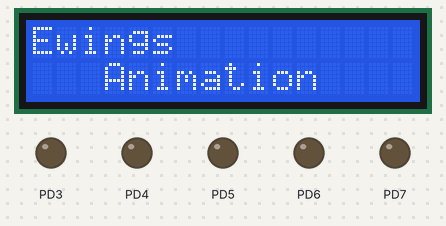
Recording of a program running on a simulated ATmega32, built with avr-gcc and emulated at 1 MHz. On the bench: 16×2 character LCD, output pins drawn as LEDs (lit = HIGH). Wiring (inferred from the names in the program): character LCD (HD44780): RS PD0; R/W PD1; E PD2; data PC0, PC1, PC2, PC3, PC4, PC5, PC6, PC7. Pins used as bus, display or sensor lines are not drawn.

Above: at 0.1 s.
At 5.11 s:
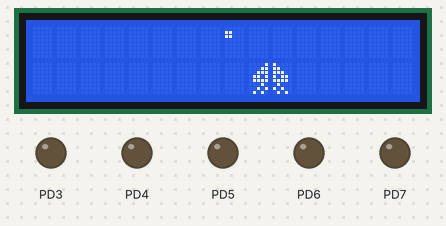
At 10.03 s:
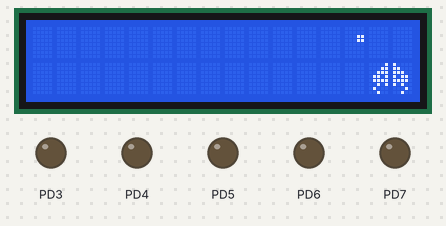
At 19.88 s:
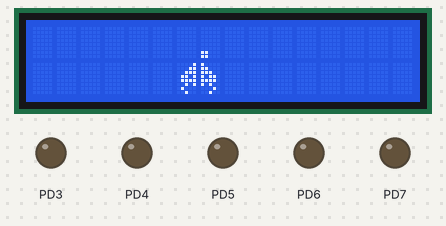
At 30.81 s:
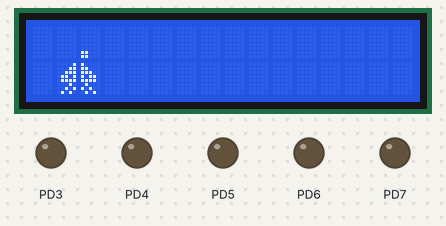
At 39.8 s:
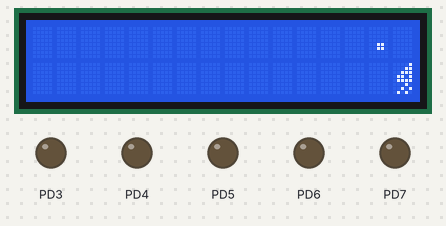

The program:

PACMAN.c
```c
/*
 * PacMan.c
 *
 * Created: 10-04-2026 19:20:44
 * Author : heermehta
 */
/*
   LCD16x2 8 bit ATmega16 interface
   http://www.electronicwings.com
*/

#define F_CPU 1000000UL		/* Define CPU Frequency e.g. here its 8MHz */
#include <avr/io.h>		/* Include AVR std. library file */
#include <util/delay.h>		/* Include inbuilt defined Delay header file */

#define LCD_Data_Dir DDRC	/* Define LCD data port direction */
#define LCD_Command_Dir DDRD	/* Define LCD command port direction register */
#define LCD_Data_Port PORTC	/* Define LCD data port */
#define LCD_Command_Port PORTD	/* Define LCD data port */
void lcd_built(void);
#define RS PD0			/* Define Register Select signal pin */
#define RW PD1			/* Define Read/Write signal pin */
#define EN PD2			/* Define Enable signal pin */

unsigned char addr;
unsigned char i;
void LCD_Command(unsigned char cmnd)
{
	LCD_Data_Port= cmnd;
	LCD_Command_Port &= ~(1<<RS);	/* RS=0 command reg. */
	LCD_Command_Port &= ~(1<<RW);	/* RW=0 Write operation */
	LCD_Command_Port |= (1<<EN);	/* Enable pulse */
	_delay_us(1);
	LCD_Command_Port &= ~(1<<EN);
	_delay_ms(2);
}

void LCD_Char (unsigned char char_data)  /* LCD data write function */
{
	LCD_Data_Port= char_data;
	LCD_Command_Port |= (1<<RS);	/* RS=1 Data reg. */
	LCD_Command_Port &= ~(1<<RW);	/* RW=0 write operation */
	LCD_Command_Port |= (1<<EN);	/* Enable Pulse */
	_delay_us(1);
	LCD_Command_Port &= ~(1<<EN);
	_delay_ms(2);			/* Data write delay */
}

void LCD_Init (void)			/* LCD Initialize function */
{
	LCD_Command_Dir = 0xFF;		/* Make LCD command port direction as o/p */
	LCD_Data_Dir = 0xFF;		/* Make LCD data port direction as o/p */
	_delay_ms(20);			/* LCD Power ON delay always >15ms */

	LCD_Command (0x38);		/* Initialization of 16X2 LCD in 8bit mode */
	LCD_Command (0x0C);		/* Display ON Cursor OFF */
	LCD_Command (0x06);		/* Auto Increment cursor */
	LCD_Command (0x01);		/* clear display */
	_delay_ms(2);			/* Clear display command delay> 1.63 ms */
	LCD_Command (0x80);		/* Cursor at home position */
}


void LCD_String (char *str)		/* Send string to LCD function */
{
	int i;
	for(i=0;str[i]!=0;i++)		/* Send each char of string till the NULL */
	{
		LCD_Char (str[i]);
	}
}

void LCD_String_xy (char row, char pos, char *str)  /* Send string to LCD with xy position */
{
	if (row == 0 && pos<16)
	LCD_Command((pos & 0x0F)|0x80);	/* Command of first row and required position<16 */
	else if (row == 1 && pos<16)
	LCD_Command((pos & 0x0F)|0xC0);	/* Command of first row and required position<16 */
	LCD_String(str);		/* Call LCD string function */
}

void LCD_Clear()
{
	LCD_Command (0x01);		/* clear display */
	LCD_Command (0x80);		/* cursor at home position */
}

void LCD_Custom_Char (unsigned char loc, unsigned char *msg)
{
	unsigned char j;
	if(loc<8)
	{
		LCD_Command (0x40 + (loc*8));  /* Command 0x40 and onwards forces the device to point CGRAM address */
		for(j=0;j<8;j++)	/* Write 8 byte for generation of 1 character */
		LCD_Char(msg[j]);
	}
}


void show_set1()
{
	LCD_Char(0x0);
	LCD_Char(0x01);
}

void show_set2()
{
	LCD_Char(0x2);
	LCD_Char(0x3);
}


void show_dots(char j)
{
	LCD_Command(0x80|(addr&0x0f));
	LCD_Char(j);
}

int main(void)
{

	LCD_Init();
	LCD_String("Ewings");
	LCD_Command(0xc3);
	LCD_String("Animation");
	_delay_ms(500);
	lcd_built();
	addr=0xc1;

	while(1)
	{
		addr=0xc1;
		i=4;
		do{                      /* showing set 1 left to right rolling */
			LCD_Command(addr++);
			show_set1();
			show_dots(i);
			if(i<7)
			i++;
			else
			i=4;
			_delay_ms(200);
			LCD_Clear();

			LCD_Command(addr++);
			show_set2();
			show_dots(i);
			if(i<7)
			i++;
			else
			i=7;
			_delay_ms(200);
			LCD_Clear();
		}while(addr<0xce);

		do{			/* showing set 2 right to left rolling */
			LCD_Command(addr--);
			show_set1();
			show_dots(i);
			if(i<7)
			i++;
			else
			i=4;
			_delay_ms(200);
			LCD_Clear();

			LCD_Command(addr--);
			show_set2();
			show_dots(i);
			if(i<7)
			i++;
			else
			i=7;
			_delay_ms(200);
			LCD_Clear();
		}while(addr>0xc2);

	}
}


void lcd_built(void)
{
	unsigned char Character1[8] = { 0x01, 0x03, 0x07, 0x0D, 0x0F, 0x02, 0x05, 0x0A };
	unsigned char Character2[8] = { 0x10, 0x18, 0x1C, 0x16, 0x1E, 0x08, 0x14, 0x0A };
	unsigned char Character3[8] = { 0x01, 0x03, 0x07, 0x0D, 0x0F, 0x05, 0x08, 0x04 };
	unsigned char Character4[8] = { 0x10, 0x18, 0x1C, 0x16, 0x1E, 0x14, 0x02, 0x04 };
	unsigned char Character5[8] = { 0x00, 0x00, 0x00, 0x00, 0x00, 0x00, 0x18, 0x18 };
	unsigned char Character6[8] = { 0x00, 0x00, 0x00, 0x00, 0x06, 0x06, 0x00, 0x00 };
	unsigned char Character7[8] = { 0x00, 0x00, 0x03, 0x03, 0x00, 0x00, 0x00, 0x00 };
	unsigned char Character8[8] = { 0x00, 0x18, 0x18, 0x00, 0x00, 0x00, 0x00, 0x00 };

	/* ---------- Build Custom Characters -----------------*/

	LCD_Custom_Char(0, Character1);  /* Build Character1 at position 0 */
	LCD_Custom_Char(1, Character2);  /* Build Character2 at position 1 */
	LCD_Custom_Char(2, Character3);  /* Build Character3 at position 2 */
	LCD_Custom_Char(3, Character4);  /* Build Character4 at position 3 */
	LCD_Custom_Char(4, Character5);  /* Build Character5 at position 4 */
	LCD_Custom_Char(5, Character6);  /* Build Character6 at position 5 */
	LCD_Custom_Char(6, Character7);  /* Build Character6 at position 6 */
	LCD_Custom_Char(7, Character8);  /* Build Character6 at position 7 */
}
```

Measured:
- what the display in image 0 shows lasts 0.6 s, from 0.1 s to 0.7 s
